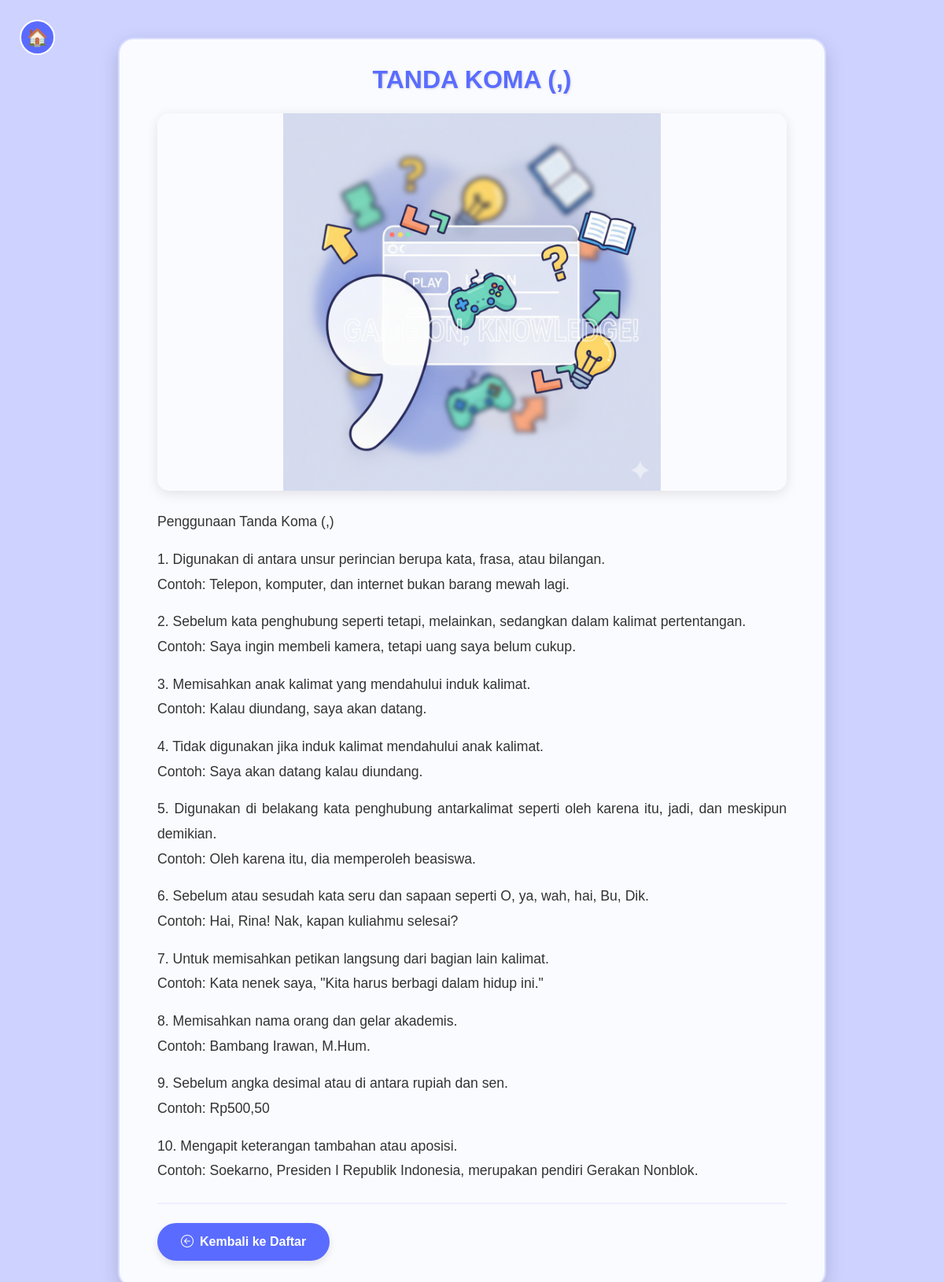
The page /materi/MateriDetail/2/ on the database its author committed.
### materi/models.py (models this page shows, shortened)
class Materi(models.Model):
    judul = models.CharField(max_length=200)
    teks = models.TextField()
    gambar = models.ImageField(upload_to='materi_images/', blank=True, null=True)

### materi/views.py (the view)
# urls.py: path('MateriDetail/<int:id>/', views.MateriDetail, name='materi_detail'),
def MateriDetail(request, id):
    materi = get_object_or_404(Materi, id=id)
    return render(request, 'materi/MateriDetail.html', {'materi': materi})

### materi/templates/materi/MateriDetail.html (shortened to what this page needs)
{% load static %}
<!DOCTYPE html>
<html lang="id">
<head>
    <link href="https://cdn.jsdelivr.net/npm/bootstrap@5.3.3/dist/css/bootstrap.min.css" rel="stylesheet" />
    <link href="https://cdn.jsdelivr.net/npm/bootstrap-icons@1.11.3/font/bootstrap-icons.css" rel="stylesheet" />
</head>
<body>
    <a href="/blog/home" class="btn-home">🏠</a>
    <div class="container py-5">
        <div class="content-card">
            <h1 class="materi-title text-center mb-4">{{ materi.judul }}</h1>
            {% if materi.gambar %}
            <img src="{{ materi.gambar.url }}"
                 alt="{{ materi.judul }}"
                 class="materi-image">
            {% endif %}
            <div class="materi-content">
                {{ materi.teks|linebreaks }}
            </div>
            <hr class="my-4">
            <div class="d-flex justify-content-between align-items-center">
                <a href="{% url 'materi_menu' %}" class="navigation-button">
                    <i class="bi bi-arrow-left-circle"></i>Kembali ke Daftar
                </a>
            </div>
        </div>
    </div>
</body>
</html>

### rows shown on the page
Materi: judul "TANDA KOMA (,)", gambar (picture), teks "Penggunaan Tanda Koma (,) 1. Digunakan di antara unsur perincian berupa kata, frasa, atau bilangan. Contoh: Telepon, komputer, dan internet bukan barang mewah lagi. 2. Sebelum kata penghubung seperti tetapi, melainkan, sedangkan dalam kalimat pertentangan. Contoh: Saya ingin membeli kamera, tetapi uang saya belum cukup. 3. Memisahkan anak kalimat yang mendahului induk kalimat. Contoh: Kalau diundang, saya akan datang. 4. Tidak digunakan jika induk kalimat mendahului anak kalimat. Contoh: Saya akan datang kalau diundang. 5. Digunakan di belakang kata penghubung antarkalimat seperti oleh karena itu, jadi, dan meskipun demikian. Contoh: Oleh karena itu, dia memperoleh beasiswa. 6. Sebelum atau…"
